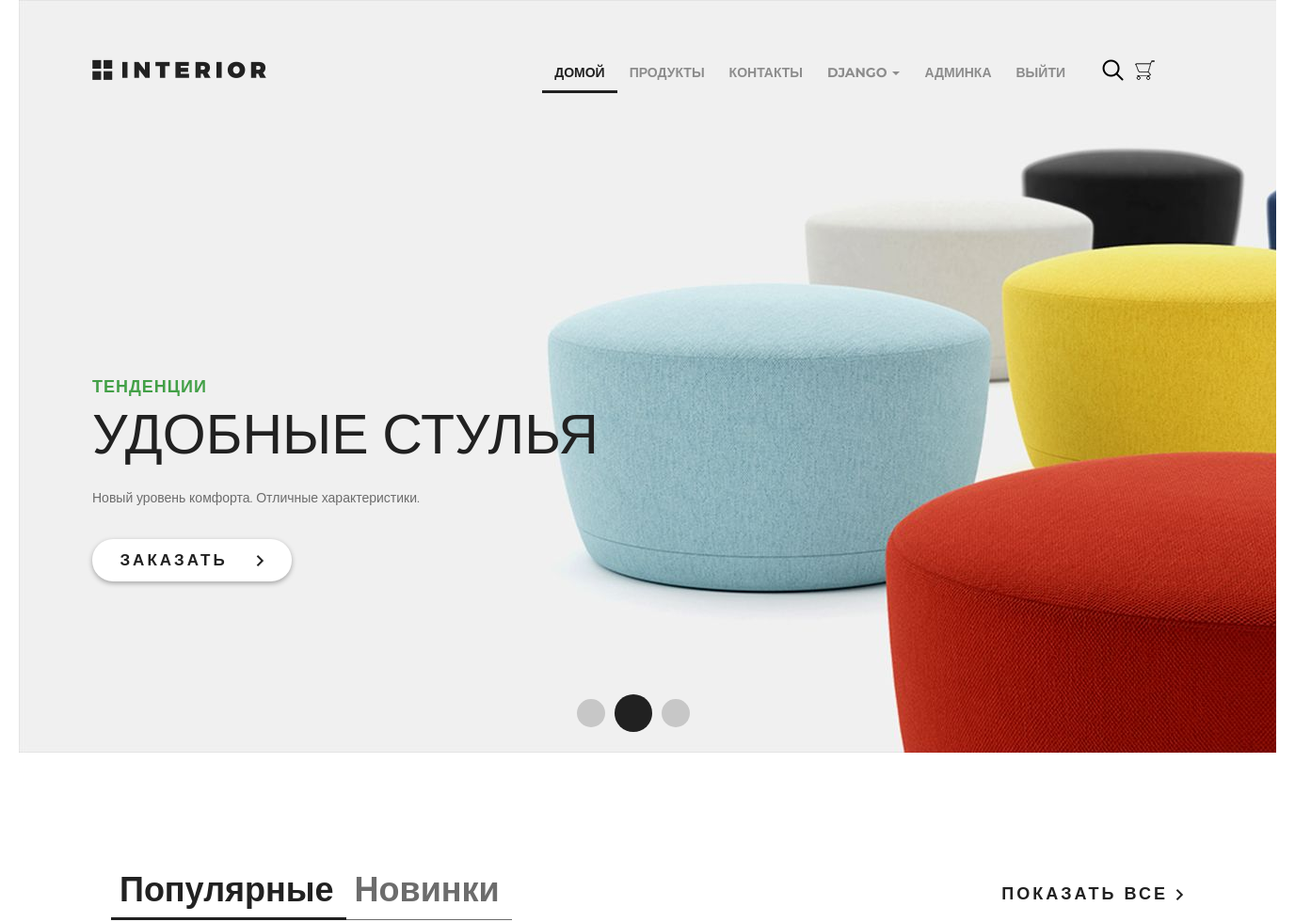
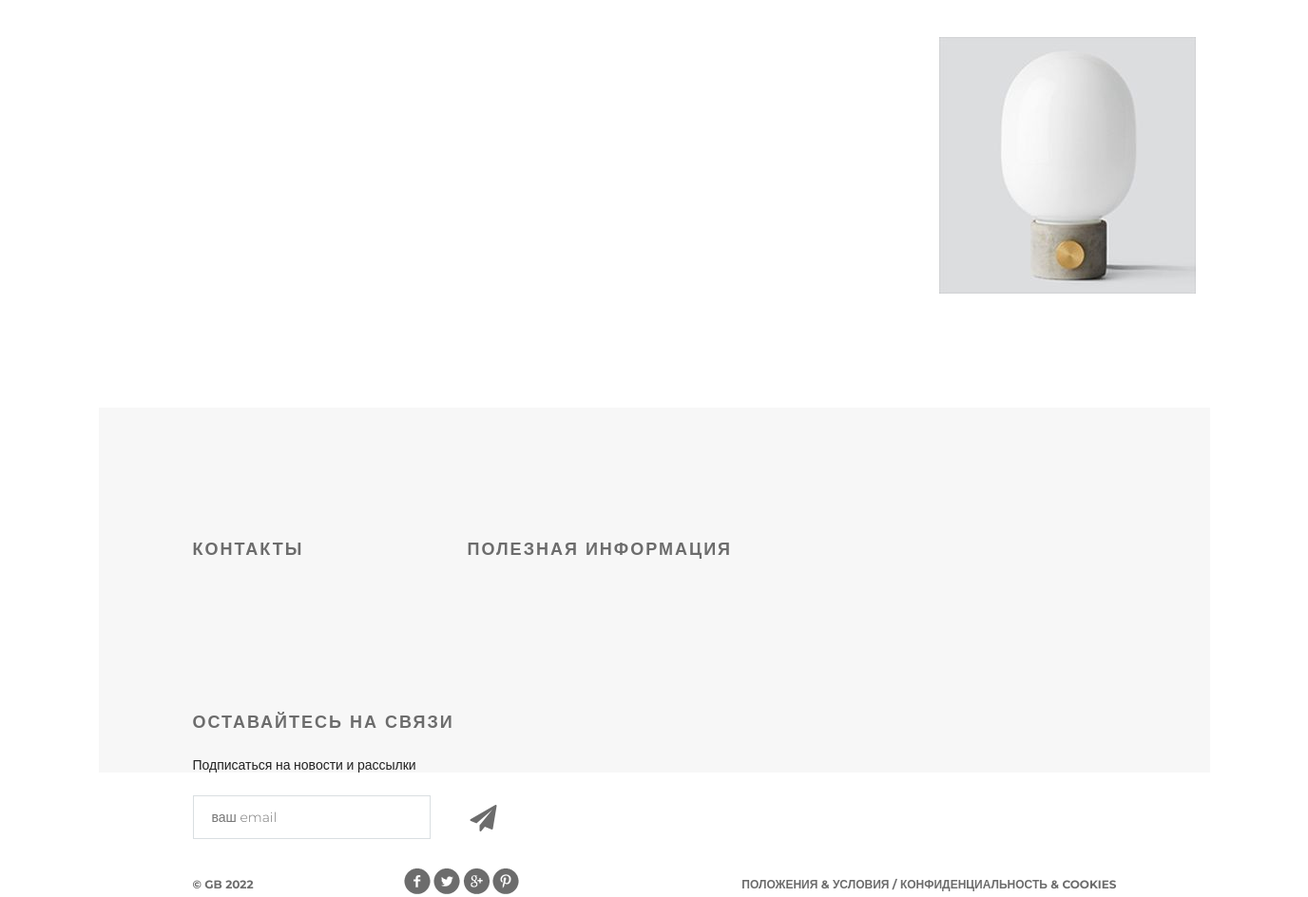
Page / (signed in) on the committed database (2 pictures, top to bottom).
### authapp/models.py (models this page shows, shortened)
class ShopUser(AbstractUser):
    avatar = models.ImageField(upload_to='users', blank=True)
    age = models.PositiveSmallIntegerField(default=18, verbose_name='Возраст')
    activation_key = models.CharField(max_length=128, blank=True, null=True)
    activation_key_created = models.DateTimeField(blank=True, null=True)

### mainapp/models.py (models this page shows, shortened)
class Product(models.Model):
    category = models.ForeignKey(ProductCategotry, on_delete=models.CASCADE)
    name = models.CharField(verbose_name='имя продукта', max_length=128)
    image = models.ImageField(upload_to='products_images', blank=True)
    short_desc = models.CharField(verbose_name='краткое описание продукта', max_length=60, blank=True)
    description = models.TextField(verbose_name='описание продукта', blank=True)
    price = models.DecimalField(verbose_name='цена продукта', max_digits=8, decimal_places=2, default=0)
    quantity = models.PositiveIntegerField(verbose_name='количество на складе', default=0)
    is_active = models.BooleanField(default=True)
    class Meta:
        verbose_name = 'Продукт'
        verbose_name_plural = 'Продукты'

### mainapp/views.py (the view)
# urls.py: path('', mainapp.index, name="index"),
def index(request):
    product_list = Product.objects.all()[:4]
    context = {
        'title': 'магазин',
        'products': product_list,
    }
    return render(request, "mainapp/index.html", context)

### mainapp/context_processors.py (called while the page is built)
def basket(request):
    print(f'context processor basket works')
    basket = []
    if request.user.is_authenticated:
        basket = Basket.objects.filter(user=request.user)
    basket = []
    if request.user.is_authenticated:
        basket = Basket.objects.filter(user=request.user)
    return {
        'basket': basket,
    }

### mainapp/templates/mainapp/index.html (shortened to what this page needs)
{% extends 'mainapp/base.html' %}
{% load static %}
{% block menu %}
<div class="slider">
    <div class="header clearfix">
        {% include 'mainapp/includes/inc_main_menu.html' %}
    </div>
    <div class="text-slider">
        <h3 class="green">тенденции</h3>
        <h3 class="big"> удобные стулья</h3>
        <p>Новый уровень комфорта. Отличные характеристики.</p>
        <a href="{% url 'products:products' %}" class="button-order">заказать <img src="{% static 'img/arrow.png'%}" alt=""></a>
    </div>
    <div class="navi">
        <a href="#"></a><a href="#"></a><a href="#"></a>
    </div>
</div>
{% endblock menu %}
{% block content%}
<div class="featured">
    <div class="featured-menu">
        <a class="active" href="#">Популярные</a><a href="#">Новинки</a>
    </div>
    <a class="explore" href="#">показать все <img src="{% static 'img/arrow.png' %}" alt=""></a>
    <div class="clearfix">
    </div>
    <div class="tab-content">
        {% for product in products %}
        <div class="block">
            <a href="{% url 'products:product' product.pk  %}"><img src="/media/{{ product.image }}" alt="">
            </a>
        </div>
        {% endfor %}
    </div>
</div>
{% endblock content%}

### mainapp/templates/mainapp/includes/inc_main_menu.html (shortened to what this page needs)
<a href="index.html" class="logo"></a>
<ul class="menu">
    <li><a href="{% url 'index' %}"
           class="{% if request.resolver_match.url_name == 'index' %}active{% endif%}">домой</a></li>
    <li><a href="{% url 'products:products' %}"
           class="{% if request.resolver_match.namespace == 'products' %}active{% endif%}">продукты</a></li>
    <li><a href="{% url 'contact' %}" class="{% if request.resolver_match.url_name == 'contact' %}active{% endif%}">контакты</a>
    </li>
    {% if user.is_authenticated %}
    <li>
        <div class="dropdown">
            <a class="dropdown-toggle" href="" data-toggle="dropdown">
                {{ user.first_name|default:'Пользователь' }}
                <span class="caret"></span>
            </a>
        </div>
    </li>
    {% endif %}
    {% if user.is_superuser %}
    <li>
        <a href="{% url 'adminapp:users' %}">админка</a>
    </li>
    {% endif %}
    {% if user.is_authenticated %}
        <li><a href="{% url 'authapp:logout' %}">выйти</a></li>
    {% else %}
        <li><a href="{% url 'authapp:register' %}">Регистрация</a></li>
        <li><a href="{% url 'authapp:login' %}">Войти</a></li>
    {% endif %}
</ul>
<a href="#" class="search"></a>
<a href="{% url 'basketapp:basket' %}" class="basket">
</a>

### static/css/style.css (style rules this page uses)
* { margin: 0; padding: 0; }
body { font-family: 'Montserrat', sans-serif; }
html, body { height: 100%; }
.slider { height: 800px; background-image: url(/static/img/slider.jpg); padding-left: 78px; padding-right: 211px; position: relative; }
.logo { background-image: url(/static/img/logo.png); margin-top: 63px; width: 185px; height: 22px; float: left; }
.menu { list-style-type: none; margin-top: 67px; float: right; }
.menu li { float: left; }
.menu a { color: #8c8c8c; font-size: 14px; font-weight: 700; text-align: right; text-transform: uppercase; text-decoration: none; padding: 10px 13px; }
.menu .active { color: #212121; font-weight: 700; border-bottom: 3px solid #212121; }
.search { display: block; width: 23px; height: 23px; background-image: url(/static/img/search.png); position: absolute; top: 63px; left: 1151px; }
.basket { display: block; width: 23px; height: 23px; background-image: url(/static/img/basket.png); position: absolute; top: 63px; left: 1185px; text-decoration: none; color: #555; }
.clearfix:after { content: ""; display: block; clear: both; }
.text-slider { margin-top: 288px; position: absolute; }
.text-slider p { color: #6c6c6c; font-size: 14px; text-align: left; width: 458px; line-height: 24px; }
.button-order { background-color: #ffffff; box-shadow: 0px 2px 4.85px 0.15px rgba(33, 33, 33, 0.35); width: 212px; height: 45px; display: block; text-transform: uppercase; text-align: center; border-radius: 22px; text-decoration: none; color: #212121; font-size: 17px; font-weight: 700; line-height: 45px; margin-top: 32px; letter-spacing: 3px; }
.button-order img { padding-left: 22px; }
.green { text-transform: uppercase; color: #43a047; font-size: 18px; font-weight: 700; text-align: left; margin-bottom: 22px; line-height: 13px; letter-spacing: 1px; }
.big { color: #212121; font-size: 59px; line-height: 43px; text-transform: uppercase; font-weight: 100; margin-bottom: 34px; }
.navi { position: absolute; bottom: 22px; right: 618px; display: flex; width: 130px; height: 40px; justify-content: space-between; align-items: center; }
.navi a { display: block; width: 30px; height: 30px; border-radius: 50%; background-color: rgba(33, 33, 33, 0.2); float: left; margin: 0px 5px; }
.navi a:nth-child(2) { display: block; width: 40px; height: 40px; border-radius: 50%; background-color: #212121; float: left; margin: 0px; }
.featured { padding-left: 98px; padding-right: 98px; }
.featured-menu { margin-top: 120px; width: 300px; height: 49px; float: left; }
.featured-menu a { color: #6c6c6c; font-size: 36px; font-weight: 700; text-align: left; text-decoration: none; border-bottom: 1px solid #6c6c6c; padding-bottom: 10px; padding-right: 13px; padding-left: 9px; }
.featured-menu .active { font-size: 36px; font-weight: 700; text-align: left; color: #212121; border-bottom: 3px solid #212121; padding-bottom: 8px; }
.explore { text-transform: uppercase; color: #212121; font-size: 18px; font-weight: 700; line-height: 24px; text-align: center; float: right; margin-top: 138px; letter-spacing: 3px; text-decoration: none; }
.tab-content { margin-top: 50px; display: flex; justify-content: space-between; margin-bottom: 120px; }
.tab-content .block { height: 270px; width: 270px; position: relative; }

### rows in the picture
ShopUser: first_name "DJANGO"
Product: image (picture)
